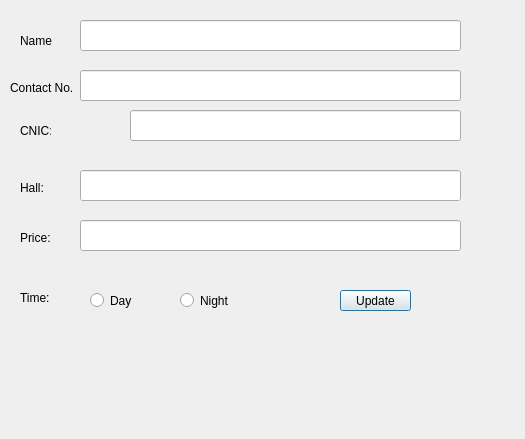
<?xml version="1.0" encoding="UTF-8"?>
<ui version="4.0">
 <class>Dialog</class>
 <widget class="QDialog" name="Dialog">
  <property name="geometry">
   <rect>
    <x>0</x>
    <y>0</y>
    <width>525</width>
    <height>439</height>
   </rect>
  </property>
  <property name="windowTitle">
   <string>Dialog</string>
  </property>
  <widget class="QLabel" name="name">
   <property name="geometry">
    <rect>
     <x>20</x>
     <y>30</y>
     <width>51</width>
     <height>21</height>
    </rect>
   </property>
   <property name="text">
    <string>Name</string>
   </property>
  </widget>
  <widget class="QLabel" name="hall_name">
   <property name="geometry">
    <rect>
     <x>20</x>
     <y>180</y>
     <width>31</width>
     <height>16</height>
    </rect>
   </property>
   <property name="text">
    <string>Hall:</string>
   </property>
  </widget>
  <widget class="QLabel" name="contact_no">
   <property name="geometry">
    <rect>
     <x>10</x>
     <y>80</y>
     <width>71</width>
     <height>16</height>
    </rect>
   </property>
   <property name="text">
    <string>Contact No.</string>
   </property>
  </widget>
  <widget class="QLabel" name="hall_price">
   <property name="geometry">
    <rect>
     <x>20</x>
     <y>230</y>
     <width>31</width>
     <height>16</height>
    </rect>
   </property>
   <property name="text">
    <string>Price:</string>
   </property>
  </widget>
  <widget class="QLabel" name="Time">
   <property name="geometry">
    <rect>
     <x>20</x>
     <y>290</y>
     <width>31</width>
     <height>16</height>
    </rect>
   </property>
   <property name="text">
    <string>Time:</string>
   </property>
  </widget>
  <widget class="QLabel" name="lol">
   <property name="geometry">
    <rect>
     <x>20</x>
     <y>120</y>
     <width>31</width>
     <height>21</height>
    </rect>
   </property>
   <property name="text">
    <string>CNIC:</string>
   </property>
  </widget>
  <widget class="QLineEdit" name="CustomerName">
   <property name="geometry">
    <rect>
     <x>80</x>
     <y>20</y>
     <width>381</width>
     <height>31</height>
    </rect>
   </property>
  </widget>
  <widget class="QLineEdit" name="ContactNo">
   <property name="geometry">
    <rect>
     <x>80</x>
     <y>70</y>
     <width>381</width>
     <height>31</height>
    </rect>
   </property>
  </widget>
  <widget class="QLineEdit" name="cnic">
   <property name="geometry">
    <rect>
     <x>130</x>
     <y>110</y>
     <width>331</width>
     <height>31</height>
    </rect>
   </property>
  </widget>
  <widget class="QLineEdit" name="HallName">
   <property name="geometry">
    <rect>
     <x>80</x>
     <y>170</y>
     <width>381</width>
     <height>31</height>
    </rect>
   </property>
  </widget>
  <widget class="QLineEdit" name="Price">
   <property name="geometry">
    <rect>
     <x>80</x>
     <y>220</y>
     <width>381</width>
     <height>31</height>
    </rect>
   </property>
  </widget>
  <widget class="QRadioButton" name="Day">
   <property name="geometry">
    <rect>
     <x>90</x>
     <y>290</y>
     <width>81</width>
     <height>21</height>
    </rect>
   </property>
   <property name="text">
    <string>Day</string>
   </property>
  </widget>
  <widget class="QRadioButton" name="Night">
   <property name="geometry">
    <rect>
     <x>180</x>
     <y>290</y>
     <width>81</width>
     <height>21</height>
    </rect>
   </property>
   <property name="text">
    <string>Night</string>
   </property>
  </widget>
  <widget class="QPushButton" name="updatebutton">
   <property name="geometry">
    <rect>
     <x>340</x>
     <y>290</y>
     <width>71</width>
     <height>21</height>
    </rect>
   </property>
   <property name="text">
    <string>Update</string>
   </property>
  </widget>
 </widget>
 <resources/>
 <connections/>
</ui>
